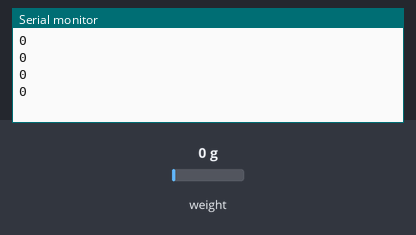
The sketch below on a simulated Arduino Uno, built with avr-gcc and run on an emulated ATmega328P. Parts: the last lines printed to the serial monitor. Inputs (shaded band) come from the test bench; at power-on: weight on the scale 0 g.

Above: at 1.2 s.
1.3 s: weight on the scale set to 100 g
At 1.73 s:
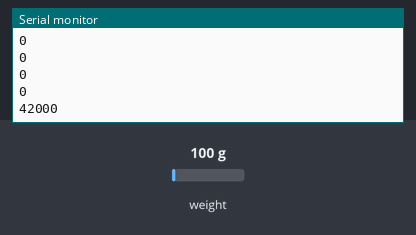
2.8 s: weight on the scale set to 1250 g
At 3.13 s:
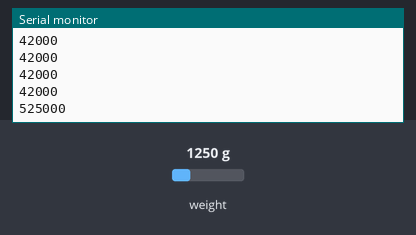
Timing chart, 0 to 5.8 s (numbered marks = the images above; inputs shaded):
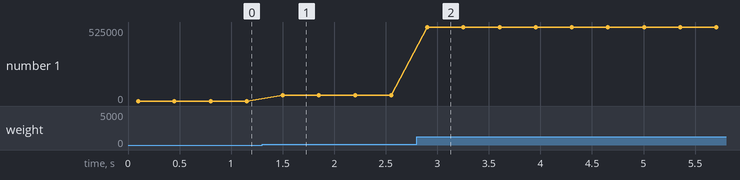

The sketch:

HX711Calibration.ino
```cpp
/* This is the first time we've used #include in a sketch. With Arduinos, external
 *  libraries are sometimes required when using different components. These
 *  libraries provide functions for use with the component to take advantage of
 *  their features and help you avoid having to write a lot of extra code to use
 *  the component. In this experiment we will be using an hx711 Load Cell Amplifier,
 *  and a library named Q2HX711 to interact with it. */

#include <Q2HX711.h>
Q2HX711 hx711(A2, A3);  //Assigning the load cell to analog pins 2 and 3

void setup()
{
  Serial.begin(9600);   //Set the serial communication to 9600 baud
}
void loop()
{
  /* In this first line we're assigning a variable to read in the data from the
     hx711 load cell amplifier using the built in .read function from the library */
  long int rdg = hx711.read();
  Serial.println(rdg);   //Print the reading from the load cell to the serial monitor
  delay(250);           //Delay 250 milliseconds
}
```

Measured:
- after the input at 1.3 s, the serial monitor: prints a new line after 0.20 s (image 1)
- after the input at 2.8 s, the serial monitor: prints a new line after 0.10 s (image 2)
- plotted number 1: 0 → 42000 after the input at 1.3 s, 42000 → 525000 after the input at 2.8 s
